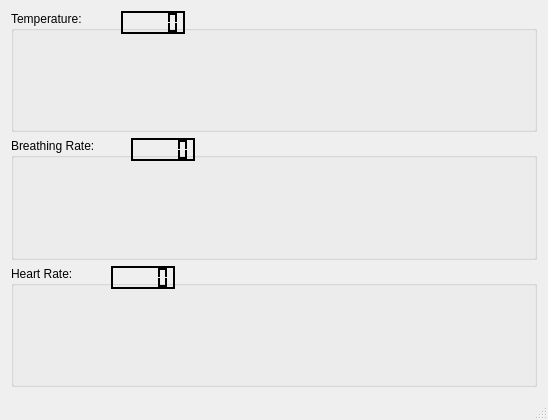
<?xml version="1.0" encoding="UTF-8"?>
<ui version="4.0">
 <class>MainWindow</class>
 <widget class="QMainWindow" name="MainWindow">
  <property name="geometry">
   <rect>
    <x>0</x>
    <y>0</y>
    <width>548</width>
    <height>420</height>
   </rect>
  </property>
  <property name="windowTitle">
   <string>QCustomPlot plot examples</string>
  </property>
  <widget class="QWidget" name="centralWidget">
   <layout class="QVBoxLayout" name="verticalLayout">
    <item>
     <layout class="QVBoxLayout" name="verticalLayout_2">
      <item>
       <widget class="QGroupBox" name="groupBox_3">
        <property name="sizePolicy">
         <sizepolicy hsizetype="Preferred" vsizetype="Minimum">
          <horstretch>0</horstretch>
          <verstretch>0</verstretch>
         </sizepolicy>
        </property>
        <property name="title">
         <string>Temperature:</string>
        </property>
        <widget class="QCustomPlot" name="temperaturePlot" native="true">
         <property name="geometry">
          <rect>
           <x>10</x>
           <y>30</y>
           <width>511</width>
           <height>120</height>
          </rect>
         </property>
         <property name="sizePolicy">
          <sizepolicy hsizetype="Preferred" vsizetype="Minimum">
           <horstretch>0</horstretch>
           <verstretch>0</verstretch>
          </sizepolicy>
         </property>
        </widget>
        <widget class="QLCDNumber" name="temperatureVal">
         <property name="enabled">
          <bool>true</bool>
         </property>
         <property name="geometry">
          <rect>
           <x>110</x>
           <y>0</y>
           <width>64</width>
           <height>23</height>
          </rect>
         </property>
         <property name="palette">
          <palette>
           <active>
            <colorrole role="WindowText">
             <brush brushstyle="SolidPattern">
              <color alpha="255">
               <red>255</red>
               <green>255</green>
               <blue>255</blue>
              </color>
             </brush>
            </colorrole>
            <colorrole role="Button">
             <brush brushstyle="SolidPattern">
              <color alpha="255">
               <red>0</red>
               <green>0</green>
               <blue>0</blue>
              </color>
             </brush>
            </colorrole>
            <colorrole role="Light">
             <brush brushstyle="SolidPattern">
              <color alpha="255">
               <red>0</red>
               <green>0</green>
               <blue>0</blue>
              </color>
             </brush>
            </colorrole>
            <colorrole role="Midlight">
             <brush brushstyle="SolidPattern">
              <color alpha="255">
               <red>0</red>
               <green>0</green>
               <blue>0</blue>
              </color>
             </brush>
            </colorrole>
            <colorrole role="Dark">
             <brush brushstyle="SolidPattern">
              <color alpha="255">
               <red>0</red>
               <green>0</green>
               <blue>0</blue>
              </color>
             </brush>
            </colorrole>
            <colorrole role="Mid">
             <brush brushstyle="SolidPattern">
              <color alpha="255">
               <red>0</red>
               <green>0</green>
               <blue>0</blue>
              </color>
             </brush>
            </colorrole>
            <colorrole role="Text">
             <brush brushstyle="SolidPattern">
              <color alpha="255">
               <red>255</red>
               <green>255</green>
               <blue>255</blue>
              </color>
             </brush>
            </colorrole>
            <colorrole role="BrightText">
             <brush brushstyle="SolidPattern">
              <color alpha="255">
               <red>255</red>
               <green>255</green>
               <blue>255</blue>
              </color>
             </brush>
            </colorrole>
            <colorrole role="ButtonText">
             <brush brushstyle="SolidPattern">
              <color alpha="255">
               <red>255</red>
               <green>255</green>
               <blue>255</blue>
              </color>
             </brush>
            </colorrole>
            <colorrole role="Base">
             <brush brushstyle="SolidPattern">
              <color alpha="255">
               <red>0</red>
               <green>0</green>
               <blue>0</blue>
              </color>
             </brush>
            </colorrole>
            <colorrole role="Window">
             <brush brushstyle="SolidPattern">
              <color alpha="255">
               <red>0</red>
               <green>0</green>
               <blue>0</blue>
              </color>
             </brush>
            </colorrole>
            <colorrole role="Shadow">
             <brush brushstyle="SolidPattern">
              <color alpha="255">
               <red>0</red>
               <green>0</green>
               <blue>0</blue>
              </color>
             </brush>
            </colorrole>
            <colorrole role="AlternateBase">
             <brush brushstyle="SolidPattern">
              <color alpha="255">
               <red>0</red>
               <green>0</green>
               <blue>0</blue>
              </color>
             </brush>
            </colorrole>
            <colorrole role="ToolTipBase">
             <brush brushstyle="SolidPattern">
              <color alpha="255">
               <red>255</red>
               <green>255</green>
               <blue>220</blue>
              </color>
             </brush>
            </colorrole>
            <colorrole role="ToolTipText">
             <brush brushstyle="SolidPattern">
              <color alpha="255">
               <red>0</red>
               <green>0</green>
               <blue>0</blue>
              </color>
             </brush>
            </colorrole>
           </active>
           <inactive>
            <colorrole role="WindowText">
             <brush brushstyle="SolidPattern">
              <color alpha="255">
               <red>255</red>
               <green>255</green>
               <blue>255</blue>
              </color>
             </brush>
            </colorrole>
            <colorrole role="Button">
             <brush brushstyle="SolidPattern">
              <color alpha="255">
               <red>0</red>
               <green>0</green>
               <blue>0</blue>
              </color>
             </brush>
            </colorrole>
            <colorrole role="Light">
             <brush brushstyle="SolidPattern">
              <color alpha="255">
               <red>0</red>
               <green>0</green>
               <blue>0</blue>
              </color>
             </brush>
            </colorrole>
            <colorrole role="Midlight">
             <brush brushstyle="SolidPattern">
              <color alpha="255">
               <red>0</red>
               <green>0</green>
               <blue>0</blue>
              </color>
             </brush>
            </colorrole>
            <colorrole role="Dark">
             <brush brushstyle="SolidPattern">
              <color alpha="255">
               <red>0</red>
               <green>0</green>
               <blue>0</blue>
              </color>
             </brush>
            </colorrole>
            <colorrole role="Mid">
             <brush brushstyle="SolidPattern">
              <color alpha="255">
               <red>0</red>
               <green>0</green>
               <blue>0</blue>
              </color>
             </brush>
            </colorrole>
            <colorrole role="Text">
             <brush brushstyle="SolidPattern">
              <color alpha="255">
               <red>255</red>
               <green>255</green>
               <blue>255</blue>
              </color>
             </brush>
            </colorrole>
            <colorrole role="BrightText">
             <brush brushstyle="SolidPattern">
              <color alpha="255">
               <red>255</red>
               <green>255</green>
               <blue>255</blue>
              </color>
             </brush>
            </colorrole>
            <colorrole role="ButtonText">
             <brush brushstyle="SolidPattern">
              <color alpha="255">
               <red>255</red>
               <green>255</green>
               <blue>255</blue>
              </color>
             </brush>
            </colorrole>
            <colorrole role="Base">
             <brush brushstyle="SolidPattern">
              <color alpha="255">
               <red>0</red>
               <green>0</green>
               <blue>0</blue>
              </color>
             </brush>
            </colorrole>
            <colorrole role="Window">
             <brush brushstyle="SolidPattern">
              <color alpha="255">
               <red>0</red>
               <green>0</green>
               <blue>0</blue>
              </color>
             </brush>
            </colorrole>
            <colorrole role="Shadow">
             <brush brushstyle="SolidPattern">
              <color alpha="255">
               <red>0</red>
               <green>0</green>
               <blue>0</blue>
              </color>
             </brush>
            </colorrole>
            <colorrole role="AlternateBase">
             <brush brushstyle="SolidPattern">
              <color alpha="255">
               <red>0</red>
               <green>0</green>
               <blue>0</blue>
              </color>
             </brush>
            </colorrole>
            <colorrole role="ToolTipBase">
             <brush brushstyle="SolidPattern">
              <color alpha="255">
               <red>255</red>
               <green>255</green>
               <blue>220</blue>
              </color>
             </brush>
            </colorrole>
            <colorrole role="ToolTipText">
             <brush brushstyle="SolidPattern">
              <color alpha="255">
               <red>0</red>
               <green>0</green>
               <blue>0</blue>
              </color>
             </brush>
            </colorrole>
           </inactive>
           <disabled>
            <colorrole role="WindowText">
             <brush brushstyle="SolidPattern">
              <color alpha="255">
               <red>0</red>
               <green>0</green>
               <blue>0</blue>
              </color>
             </brush>
            </colorrole>
            <colorrole role="Button">
             <brush brushstyle="SolidPattern">
              <color alpha="255">
               <red>0</red>
               <green>0</green>
               <blue>0</blue>
              </color>
             </brush>
            </colorrole>
            <colorrole role="Light">
             <brush brushstyle="SolidPattern">
              <color alpha="255">
               <red>0</red>
               <green>0</green>
               <blue>0</blue>
              </color>
             </brush>
            </colorrole>
            <colorrole role="Midlight">
             <brush brushstyle="SolidPattern">
              <color alpha="255">
               <red>0</red>
               <green>0</green>
               <blue>0</blue>
              </color>
             </brush>
            </colorrole>
            <colorrole role="Dark">
             <brush brushstyle="SolidPattern">
              <color alpha="255">
               <red>0</red>
               <green>0</green>
               <blue>0</blue>
              </color>
             </brush>
            </colorrole>
            <colorrole role="Mid">
             <brush brushstyle="SolidPattern">
              <color alpha="255">
               <red>0</red>
               <green>0</green>
               <blue>0</blue>
              </color>
             </brush>
            </colorrole>
            <colorrole role="Text">
             <brush brushstyle="SolidPattern">
              <color alpha="255">
               <red>0</red>
               <green>0</green>
               <blue>0</blue>
              </color>
             </brush>
            </colorrole>
            <colorrole role="BrightText">
             <brush brushstyle="SolidPattern">
              <color alpha="255">
               <red>255</red>
               <green>255</green>
               <blue>255</blue>
              </color>
             </brush>
            </colorrole>
            <colorrole role="ButtonText">
             <brush brushstyle="SolidPattern">
              <color alpha="255">
               <red>0</red>
               <green>0</green>
               <blue>0</blue>
              </color>
             </brush>
            </colorrole>
            <colorrole role="Base">
             <brush brushstyle="SolidPattern">
              <color alpha="255">
               <red>0</red>
               <green>0</green>
               <blue>0</blue>
              </color>
             </brush>
            </colorrole>
            <colorrole role="Window">
             <brush brushstyle="SolidPattern">
              <color alpha="255">
               <red>0</red>
               <green>0</green>
               <blue>0</blue>
              </color>
             </brush>
            </colorrole>
            <colorrole role="Shadow">
             <brush brushstyle="SolidPattern">
              <color alpha="255">
               <red>0</red>
               <green>0</green>
               <blue>0</blue>
              </color>
             </brush>
            </colorrole>
            <colorrole role="AlternateBase">
             <brush brushstyle="SolidPattern">
              <color alpha="255">
               <red>0</red>
               <green>0</green>
               <blue>0</blue>
              </color>
             </brush>
            </colorrole>
            <colorrole role="ToolTipBase">
             <brush brushstyle="SolidPattern">
              <color alpha="255">
               <red>255</red>
               <green>255</green>
               <blue>220</blue>
              </color>
             </brush>
            </colorrole>
            <colorrole role="ToolTipText">
             <brush brushstyle="SolidPattern">
              <color alpha="255">
               <red>0</red>
               <green>0</green>
               <blue>0</blue>
              </color>
             </brush>
            </colorrole>
           </disabled>
          </palette>
         </property>
         <property name="autoFillBackground">
          <bool>false</bool>
         </property>
        </widget>
       </widget>
      </item>
      <item>
       <widget class="QGroupBox" name="groupBox_2">
        <property name="sizePolicy">
         <sizepolicy hsizetype="Preferred" vsizetype="Minimum">
          <horstretch>0</horstretch>
          <verstretch>0</verstretch>
         </sizepolicy>
        </property>
        <property name="title">
         <string>Breathing Rate:</string>
        </property>
        <widget class="QCustomPlot" name="breathingPlot" native="true">
         <property name="geometry">
          <rect>
           <x>10</x>
           <y>30</y>
           <width>501</width>
           <height>120</height>
          </rect>
         </property>
         <property name="sizePolicy">
          <sizepolicy hsizetype="Preferred" vsizetype="Maximum">
           <horstretch>0</horstretch>
           <verstretch>0</verstretch>
          </sizepolicy>
         </property>
         <zorder>groupBox_3</zorder>
        </widget>
        <widget class="QLCDNumber" name="breathingRateVal">
         <property name="enabled">
          <bool>true</bool>
         </property>
         <property name="geometry">
          <rect>
           <x>120</x>
           <y>0</y>
           <width>64</width>
           <height>23</height>
          </rect>
         </property>
         <property name="palette">
          <palette>
           <active>
            <colorrole role="WindowText">
             <brush brushstyle="SolidPattern">
              <color alpha="255">
               <red>255</red>
               <green>255</green>
               <blue>255</blue>
              </color>
             </brush>
            </colorrole>
            <colorrole role="Button">
             <brush brushstyle="SolidPattern">
              <color alpha="255">
               <red>0</red>
               <green>0</green>
               <blue>0</blue>
              </color>
             </brush>
            </colorrole>
            <colorrole role="Light">
             <brush brushstyle="SolidPattern">
              <color alpha="255">
               <red>0</red>
               <green>0</green>
               <blue>0</blue>
              </color>
             </brush>
            </colorrole>
            <colorrole role="Midlight">
             <brush brushstyle="SolidPattern">
              <color alpha="255">
               <red>0</red>
               <green>0</green>
               <blue>0</blue>
              </color>
             </brush>
            </colorrole>
            <colorrole role="Dark">
             <brush brushstyle="SolidPattern">
              <color alpha="255">
               <red>0</red>
               <green>0</green>
               <blue>0</blue>
              </color>
             </brush>
            </colorrole>
            <colorrole role="Mid">
             <brush brushstyle="SolidPattern">
              <color alpha="255">
               <red>0</red>
               <green>0</green>
               <blue>0</blue>
              </color>
             </brush>
            </colorrole>
            <colorrole role="Text">
             <brush brushstyle="SolidPattern">
              <color alpha="255">
               <red>255</red>
               <green>255</green>
               <blue>255</blue>
              </color>
             </brush>
            </colorrole>
            <colorrole role="BrightText">
             <brush brushstyle="SolidPattern">
              <color alpha="255">
               <red>255</red>
               <green>255</green>
               <blue>255</blue>
              </color>
             </brush>
            </colorrole>
            <colorrole role="ButtonText">
             <brush brushstyle="SolidPattern">
              <color alpha="255">
               <red>255</red>
               <green>255</green>
               <blue>255</blue>
              </color>
             </brush>
            </colorrole>
            <colorrole role="Base">
             <brush brushstyle="SolidPattern">
              <color alpha="255">
               <red>0</red>
               <green>0</green>
               <blue>0</blue>
              </color>
             </brush>
            </colorrole>
            <colorrole role="Window">
             <brush brushstyle="SolidPattern">
              <color alpha="255">
               <red>0</red>
               <green>0</green>
               <blue>0</blue>
              </color>
             </brush>
            </colorrole>
            <colorrole role="Shadow">
             <brush brushstyle="SolidPattern">
              <color alpha="255">
               <red>0</red>
               <green>0</green>
               <blue>0</blue>
              </color>
             </brush>
            </colorrole>
            <colorrole role="AlternateBase">
             <brush brushstyle="SolidPattern">
              <color alpha="255">
               <red>0</red>
               <green>0</green>
               <blue>0</blue>
              </color>
             </brush>
            </colorrole>
            <colorrole role="ToolTipBase">
             <brush brushstyle="SolidPattern">
              <color alpha="255">
               <red>255</red>
               <green>255</green>
               <blue>220</blue>
              </color>
             </brush>
            </colorrole>
            <colorrole role="ToolTipText">
             <brush brushstyle="SolidPattern">
              <color alpha="255">
               <red>0</red>
               <green>0</green>
               <blue>0</blue>
              </color>
             </brush>
            </colorrole>
           </active>
           <inactive>
            <colorrole role="WindowText">
             <brush brushstyle="SolidPattern">
              <color alpha="255">
               <red>255</red>
               <green>255</green>
               <blue>255</blue>
              </color>
             </brush>
            </colorrole>
            <colorrole role="Button">
             <brush brushstyle="SolidPattern">
              <color alpha="255">
               <red>0</red>
               <green>0</green>
               <blue>0</blue>
              </color>
             </brush>
            </colorrole>
            <colorrole role="Light">
             <brush brushstyle="SolidPattern">
              <color alpha="255">
               <red>0</red>
               <green>0</green>
               <blue>0</blue>
              </color>
             </brush>
            </colorrole>
            <colorrole role="Midlight">
             <brush brushstyle="SolidPattern">
              <color alpha="255">
               <red>0</red>
               <green>0</green>
               <blue>0</blue>
              </color>
             </brush>
            </colorrole>
            <colorrole role="Dark">
             <brush brushstyle="SolidPattern">
              <color alpha="255">
               <red>0</red>
               <green>0</green>
               <blue>0</blue>
              </color>
             </brush>
            </colorrole>
            <colorrole role="Mid">
             <brush brushstyle="SolidPattern">
              <color alpha="255">
               <red>0</red>
               <green>0</green>
               <blue>0</blue>
              </color>
             </brush>
            </colorrole>
            <colorrole role="Text">
             <brush brushstyle="SolidPattern">
              <color alpha="255">
               <red>255</red>
               <green>255</green>
               <blue>255</blue>
              </color>
             </brush>
            </colorrole>
            <colorrole role="BrightText">
             <brush brushstyle="SolidPattern">
              <color alpha="255">
               <red>255</red>
               <green>255</green>
               <blue>255</blue>
              </color>
             </brush>
            </colorrole>
            <colorrole role="ButtonText">
             <brush brushstyle="SolidPattern">
              <color alpha="255">
               <red>255</red>
               <green>255</green>
               <blue>255</blue>
              </color>
             </brush>
            </colorrole>
            <colorrole role="Base">
             <brush brushstyle="SolidPattern">
              <color alpha="255">
               <red>0</red>
               <green>0</green>
               <blue>0</blue>
              </color>
             </brush>
            </colorrole>
            <colorrole role="Window">
             <brush brushstyle="SolidPattern">
              <color alpha="255">
               <red>0</red>
               <green>0</green>
               <blue>0</blue>
              </color>
             </brush>
            </colorrole>
            <colorrole role="Shadow">
             <brush brushstyle="SolidPattern">
              <color alpha="255">
               <red>0</red>
               <green>0</green>
               <blue>0</blue>
              </color>
             </brush>
            </colorrole>
            <colorrole role="AlternateBase">
             <brush brushstyle="SolidPattern">
              <color alpha="255">
               <red>0</red>
               <green>0</green>
               <blue>0</blue>
              </color>
             </brush>
            </colorrole>
            <colorrole role="ToolTipBase">
             <brush brushstyle="SolidPattern">
              <color alpha="255">
               <red>255</red>
               <green>255</green>
               <blue>220</blue>
              </color>
             </brush>
            </colorrole>
            <colorrole role="ToolTipText">
             <brush brushstyle="SolidPattern">
              <color alpha="255">
               <red>0</red>
               <green>0</green>
               <blue>0</blue>
              </color>
             </brush>
            </colorrole>
           </inactive>
           <disabled>
            <colorrole role="WindowText">
             <brush brushstyle="SolidPattern">
              <color alpha="255">
               <red>0</red>
               <green>0</green>
               <blue>0</blue>
              </color>
             </brush>
            </colorrole>
            <colorrole role="Button">
             <brush brushstyle="SolidPattern">
              <color alpha="255">
               <red>0</red>
               <green>0</green>
               <blue>0</blue>
              </color>
             </brush>
            </colorrole>
            <colorrole role="Light">
             <brush brushstyle="SolidPattern">
              <color alpha="255">
               <red>0</red>
               <green>0</green>
               <blue>0</blue>
              </color>
             </brush>
            </colorrole>
            <colorrole role="Midlight">
             <brush brushstyle="SolidPattern">
              <color alpha="255">
               <red>0</red>
               <green>0</green>
               <blue>0</blue>
              </color>
             </brush>
            </colorrole>
            <colorrole role="Dark">
             <brush brushstyle="SolidPattern">
              <color alpha="255">
               <red>0</red>
               <green>0</green>
               <blue>0</blue>
              </color>
             </brush>
            </colorrole>
            <colorrole role="Mid">
             <brush brushstyle="SolidPattern">
              <color alpha="255">
               <red>0</red>
               <green>0</green>
               <blue>0</blue>
              </color>
             </brush>
            </colorrole>
            <colorrole role="Text">
             <brush brushstyle="SolidPattern">
              <color alpha="255">
               <red>0</red>
               <green>0</green>
               <blue>0</blue>
              </color>
             </brush>
            </colorrole>
            <colorrole role="BrightText">
             <brush brushstyle="SolidPattern">
              <color alpha="255">
               <red>255</red>
               <green>255</green>
               <blue>255</blue>
              </color>
             </brush>
            </colorrole>
            <colorrole role="ButtonText">
             <brush brushstyle="SolidPattern">
              <color alpha="255">
               <red>0</red>
               <green>0</green>
               <blue>0</blue>
              </color>
             </brush>
            </colorrole>
            <colorrole role="Base">
             <brush brushstyle="SolidPattern">
              <color alpha="255">
               <red>0</red>
               <green>0</green>
               <blue>0</blue>
              </color>
             </brush>
            </colorrole>
            <colorrole role="Window">
             <brush brushstyle="SolidPattern">
              <color alpha="255">
               <red>0</red>
               <green>0</green>
               <blue>0</blue>
              </color>
             </brush>
            </colorrole>
            <colorrole role="Shadow">
             <brush brushstyle="SolidPattern">
              <color alpha="255">
               <red>0</red>
               <green>0</green>
               <blue>0</blue>
              </color>
             </brush>
            </colorrole>
            <colorrole role="AlternateBase">
             <brush brushstyle="SolidPattern">
              <color alpha="255">
               <red>0</red>
               <green>0</green>
               <blue>0</blue>
              </color>
             </brush>
            </colorrole>
            <colorrole role="ToolTipBase">
             <brush brushstyle="SolidPattern">
              <color alpha="255">
               <red>255</red>
               <green>255</green>
               <blue>220</blue>
              </color>
             </brush>
            </colorrole>
            <colorrole role="ToolTipText">
             <brush brushstyle="SolidPattern">
              <color alpha="255">
               <red>0</red>
               <green>0</green>
               <blue>0</blue>
              </color>
             </brush>
            </colorrole>
           </disabled>
          </palette>
         </property>
         <property name="autoFillBackground">
          <bool>false</bool>
         </property>
        </widget>
       </widget>
      </item>
      <item>
       <widget class="QGroupBox" name="groupBox">
        <property name="sizePolicy">
         <sizepolicy hsizetype="Preferred" vsizetype="Minimum">
          <horstretch>0</horstretch>
          <verstretch>0</verstretch>
         </sizepolicy>
        </property>
        <property name="title">
         <string>Heart Rate:</string>
        </property>
        <widget class="QCustomPlot" name="heartPlot" native="true">
         <property name="geometry">
          <rect>
           <x>7</x>
           <y>23</y>
           <width>521</width>
           <height>120</height>
          </rect>
         </property>
         <property name="sizePolicy">
          <sizepolicy hsizetype="Preferred" vsizetype="Maximum">
           <horstretch>0</horstretch>
           <verstretch>0</verstretch>
          </sizepolicy>
         </property>
         <property name="minimumSize">
          <size>
           <width>0</width>
           <height>0</height>
          </size>
         </property>
         <property name="maximumSize">
          <size>
           <width>16777215</width>
           <height>16777215</height>
          </size>
         </property>
         <zorder>breathingPlot</zorder>
        </widget>
        <widget class="QLCDNumber" name="heartRateVal">
         <property name="enabled">
          <bool>true</bool>
         </property>
         <property name="geometry">
          <rect>
           <x>100</x>
           <y>0</y>
           <width>64</width>
           <height>23</height>
          </rect>
         </property>
         <property name="palette">
          <palette>
           <active>
            <colorrole role="WindowText">
             <brush brushstyle="SolidPattern">
              <color alpha="255">
               <red>255</red>
               <green>255</green>
               <blue>255</blue>
              </color>
             </brush>
            </colorrole>
            <colorrole role="Button">
             <brush brushstyle="SolidPattern">
              <color alpha="255">
               <red>0</red>
               <green>0</green>
               <blue>0</blue>
              </color>
             </brush>
            </colorrole>
            <colorrole role="Light">
             <brush brushstyle="SolidPattern">
              <color alpha="255">
               <red>0</red>
               <green>0</green>
               <blue>0</blue>
              </color>
             </brush>
            </colorrole>
            <colorrole role="Midlight">
             <brush brushstyle="SolidPattern">
              <color alpha="255">
               <red>0</red>
               <green>0</green>
               <blue>0</blue>
              </color>
             </brush>
            </colorrole>
            <colorrole role="Dark">
             <brush brushstyle="SolidPattern">
              <color alpha="255">
               <red>0</red>
               <green>0</green>
               <blue>0</blue>
              </color>
             </brush>
            </colorrole>
            <colorrole role="Mid">
             <brush brushstyle="SolidPattern">
              <color alpha="255">
               <red>0</red>
               <green>0</green>
               <blue>0</blue>
              </color>
             </brush>
            </colorrole>
            <colorrole role="Text">
             <brush brushstyle="SolidPattern">
              <color alpha="255">
               <red>255</red>
               <green>255</green>
               <blue>255</blue>
              </color>
             </brush>
            </colorrole>
            <colorrole role="BrightText">
             <brush brushstyle="SolidPattern">
              <color alpha="255">
               <red>255</red>
               <green>255</green>
               <blue>255</blue>
              </color>
             </brush>
            </colorrole>
            <colorrole role="ButtonText">
             <brush brushstyle="SolidPattern">
              <color alpha="255">
               <red>255</red>
               <green>255</green>
               <blue>255</blue>
              </color>
             </brush>
            </colorrole>
            <colorrole role="Base">
             <brush brushstyle="SolidPattern">
              <color alpha="255">
               <red>0</red>
               <green>0</green>
               <blue>0</blue>
              </color>
             </brush>
            </colorrole>
            <colorrole role="Window">
             <brush brushstyle="SolidPattern">
              <color alpha="255">
               <red>0</red>
               <green>0</green>
               <blue>0</blue>
              </color>
             </brush>
            </colorrole>
            <colorrole role="Shadow">
             <brush brushstyle="SolidPattern">
              <color alpha="255">
               <red>0</red>
               <green>0</green>
               <blue>0</blue>
              </color>
             </brush>
            </colorrole>
            <colorrole role="AlternateBase">
             <brush brushstyle="SolidPattern">
              <color alpha="255">
               <red>0</red>
               <green>0</green>
               <blue>0</blue>
              </color>
             </brush>
            </colorrole>
            <colorrole role="ToolTipBase">
             <brush brushstyle="SolidPattern">
              <color alpha="255">
               <red>255</red>
               <green>255</green>
               <blue>220</blue>
              </color>
             </brush>
            </colorrole>
            <colorrole role="ToolTipText">
             <brush brushstyle="SolidPattern">
              <color alpha="255">
               <red>0</red>
               <green>0</green>
               <blue>0</blue>
              </color>
             </brush>
            </colorrole>
           </active>
           <inactive>
            <colorrole role="WindowText">
             <brush brushstyle="SolidPattern">
              <color alpha="255">
               <red>255</red>
               <green>255</green>
               <blue>255</blue>
              </color>
             </brush>
            </colorrole>
            <colorrole role="Button">
             <brush brushstyle="SolidPattern">
              <color alpha="255">
               <red>0</red>
               <green>0</green>
               <blue>0</blue>
              </color>
             </brush>
            </colorrole>
            <colorrole role="Light">
             <brush brushstyle="SolidPattern">
              <color alpha="255">
               <red>0</red>
               <green>0</green>
               <blue>0</blue>
              </color>
             </brush>
            </colorrole>
            <colorrole role="Midlight">
             <brush brushstyle="SolidPattern">
              <color alpha="255">
               <red>0</red>
               <green>0</green>
               <blue>0</blue>
              </color>
             </brush>
            </colorrole>
            <colorrole role="Dark">
             <brush brushstyle="SolidPattern">
              <color alpha="255">
               <red>0</red>
               <green>0</green>
               <blue>0</blue>
              </color>
             </brush>
            </colorrole>
            <colorrole role="Mid">
             <brush brushstyle="SolidPattern">
              <color alpha="255">
               <red>0</red>
               <green>0</green>
               <blue>0</blue>
              </color>
             </brush>
            </colorrole>
            <colorrole role="Text">
             <brush brushstyle="SolidPattern">
              <color alpha="255">
               <red>255</red>
               <green>255</green>
               <blue>255</blue>
              </color>
             </brush>
            </colorrole>
            <colorrole role="BrightText">
             <brush brushstyle="SolidPattern">
              <color alpha="255">
               <red>255</red>
               <green>255</green>
               <blue>255</blue>
              </color>
             </brush>
            </colorrole>
            <colorrole role="ButtonText">
             <brush brushstyle="SolidPattern">
              <color alpha="255">
               <red>255</red>
               <green>255</green>
               <blue>255</blue>
              </color>
             </brush>
            </colorrole>
            <colorrole role="Base">
             <brush brushstyle="SolidPattern">
              <color alpha="255">
               <red>0</red>
               <green>0</green>
               <blue>0</blue>
              </color>
             </brush>
            </colorrole>
            <colorrole role="Window">
             <brush brushstyle="SolidPattern">
              <color alpha="255">
               <red>0</red>
               <green>0</green>
               <blue>0</blue>
              </color>
             </brush>
            </colorrole>
            <colorrole role="Shadow">
             <brush brushstyle="SolidPattern">
              <color alpha="255">
               <red>0</red>
               <green>0</green>
               <blue>0</blue>
              </color>
             </brush>
            </colorrole>
            <colorrole role="AlternateBase">
             <brush brushstyle="SolidPattern">
              <color alpha="255">
               <red>0</red>
               <green>0</green>
               <blue>0</blue>
              </color>
             </brush>
            </colorrole>
            <colorrole role="ToolTipBase">
             <brush brushstyle="SolidPattern">
              <color alpha="255">
               <red>255</red>
               <green>255</green>
               <blue>220</blue>
              </color>
             </brush>
            </colorrole>
            <colorrole role="ToolTipText">
             <brush brushstyle="SolidPattern">
              <color alpha="255">
               <red>0</red>
               <green>0</green>
               <blue>0</blue>
              </color>
             </brush>
            </colorrole>
           </inactive>
           <disabled>
            <colorrole role="WindowText">
             <brush brushstyle="SolidPattern">
              <color alpha="255">
               <red>0</red>
               <green>0</green>
               <blue>0</blue>
              </color>
             </brush>
            </colorrole>
            <colorrole role="Button">
             <brush brushstyle="SolidPattern">
              <color alpha="255">
               <red>0</red>
               <green>0</green>
               <blue>0</blue>
              </color>
             </brush>
            </colorrole>
            <colorrole role="Light">
             <brush brushstyle="SolidPattern">
              <color alpha="255">
               <red>0</red>
               <green>0</green>
               <blue>0</blue>
              </color>
             </brush>
            </colorrole>
            <colorrole role="Midlight">
             <brush brushstyle="SolidPattern">
              <color alpha="255">
               <red>0</red>
               <green>0</green>
               <blue>0</blue>
              </color>
             </brush>
            </colorrole>
            <colorrole role="Dark">
             <brush brushstyle="SolidPattern">
              <color alpha="255">
               <red>0</red>
               <green>0</green>
               <blue>0</blue>
              </color>
             </brush>
            </colorrole>
            <colorrole role="Mid">
             <brush brushstyle="SolidPattern">
              <color alpha="255">
               <red>0</red>
               <green>0</green>
               <blue>0</blue>
              </color>
             </brush>
            </colorrole>
            <colorrole role="Text">
             <brush brushstyle="SolidPattern">
              <color alpha="255">
               <red>0</red>
               <green>0</green>
               <blue>0</blue>
              </color>
             </brush>
            </colorrole>
            <colorrole role="BrightText">
             <brush brushstyle="SolidPattern">
              <color alpha="255">
               <red>255</red>
               <green>255</green>
               <blue>255</blue>
              </color>
             </brush>
            </colorrole>
            <colorrole role="ButtonText">
             <brush brushstyle="SolidPattern">
              <color alpha="255">
               <red>0</red>
               <green>0</green>
               <blue>0</blue>
              </color>
             </brush>
            </colorrole>
            <colorrole role="Base">
             <brush brushstyle="SolidPattern">
              <color alpha="255">
               <red>0</red>
               <green>0</green>
               <blue>0</blue>
              </color>
             </brush>
            </colorrole>
            <colorrole role="Window">
             <brush brushstyle="SolidPattern">
              <color alpha="255">
               <red>0</red>
               <green>0</green>
               <blue>0</blue>
              </color>
             </brush>
            </colorrole>
            <colorrole role="Shadow">
             <brush brushstyle="SolidPattern">
              <color alpha="255">
               <red>0</red>
               <green>0</green>
               <blue>0</blue>
              </color>
             </brush>
            </colorrole>
            <colorrole role="AlternateBase">
             <brush brushstyle="SolidPattern">
              <color alpha="255">
               <red>0</red>
               <green>0</green>
               <blue>0</blue>
              </color>
             </brush>
            </colorrole>
            <colorrole role="ToolTipBase">
             <brush brushstyle="SolidPattern">
              <color alpha="255">
               <red>255</red>
               <green>255</green>
               <blue>220</blue>
              </color>
             </brush>
            </colorrole>
            <colorrole role="ToolTipText">
             <brush brushstyle="SolidPattern">
              <color alpha="255">
               <red>0</red>
               <green>0</green>
               <blue>0</blue>
              </color>
             </brush>
            </colorrole>
           </disabled>
          </palette>
         </property>
         <property name="autoFillBackground">
          <bool>false</bool>
         </property>
        </widget>
       </widget>
      </item>
     </layout>
    </item>
   </layout>
  </widget>
  <widget class="QStatusBar" name="statusBar"/>
 </widget>
 <layoutdefault spacing="6" margin="11"/>
 <customwidgets>
  <customwidget>
   <class>QCustomPlot</class>
   <extends>QWidget</extends>
   <header>../../qcustomplot.h</header>
   <container>1</container>
  </customwidget>
 </customwidgets>
 <resources/>
 <connections/>
</ui>
